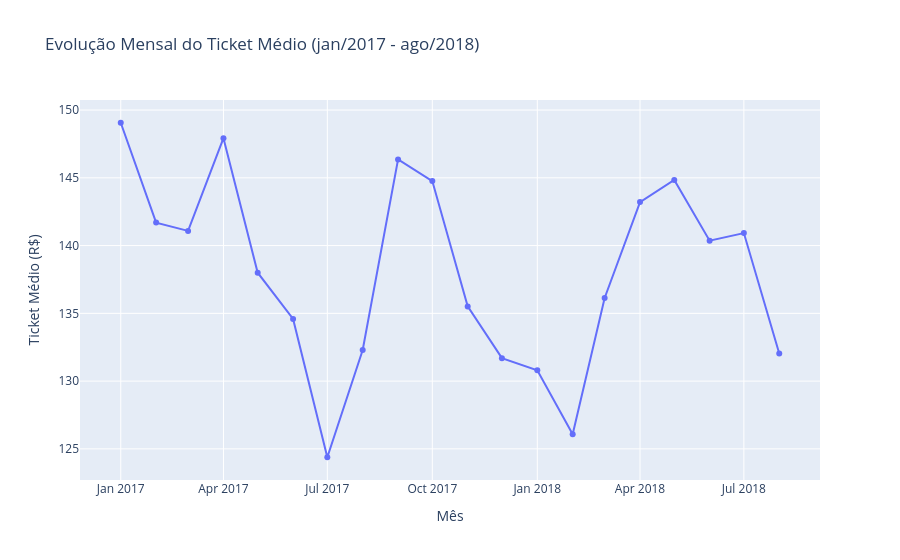

Source (notebook cell):
### Markdown cell above
**Ritmo de crescimento da receita:**

A receita teve crescimento semelhante ao dos pedidos: +109% em fevereiro/2017 e +52% em novembro/2017 (Black Friday). A queda de -26% em dezembro/2017 é esperada após o pico de novembro. Em 2018, as variações ficaram em uma faixa estreita, mostrando estabilidade do faturamento mensal.

### Code cell
# Gráfico 3: Evolução do ticket médio
fig_ticket = px.line(
    evolucao_mensal,
    x='ano_mes_str',
    y='ticket_medio',
    title='Evolução Mensal do Ticket Médio (jan/2017 - ago/2018)',
    labels={'ano_mes_str': 'Mês', 'ticket_medio': 'Ticket Médio (R$)'},
    markers=True
)

fig_ticket.show()

### Figure 1 — Plotly figure (JSON) as saved in the notebook; plotly's stock layout.template omitted (floating-point values rounded to 4 significant figures)
{"data": [{"hovertemplate": "Mês=%{x}<br>Ticket Médio (R$)=%{y}<extra></extra>", "legendgroup": "", "line": {"color": "#636efa", "dash": "solid"}, "marker": {"symbol": "circle"}, "mode": "lines+markers", "name": "", "orientation": "v", "showlegend": false, "type": "scatter", "x": ["2017-01", "2017-02", "2017-03", "2017-04", "2017-05", "2017-06", "2017-07", "2017-08", "2017-09", "2017-10", "2017-11", "2017-12", "2018-01", "2018-02", "2018-03", "2018-04", "2018-05", "2018-06", "2018-07", "2018-08"], "xaxis": "x", "y": [149.1, 141.7, 141.1, 147.9, 138.0, 134.6, 124.4, 132.3, 146.4, 144.8, 135.5, 131.7, 130.8, 126.1, 136.1, 143.2, 144.8, 140.4, 140.9, 132.0], "yaxis": "y"}], "layout": {"legend": {"tracegroupgap": 0}, "title": {"text": "Evolução Mensal do Ticket Médio (jan/2017 - ago/2018)"}, "xaxis": {"anchor": "y", "domain": [0, 1], "title": {"text": "Mês"}}, "yaxis": {"anchor": "x", "domain": [0, 1], "title": {"text": "Ticket Médio (R$)"}}}}
